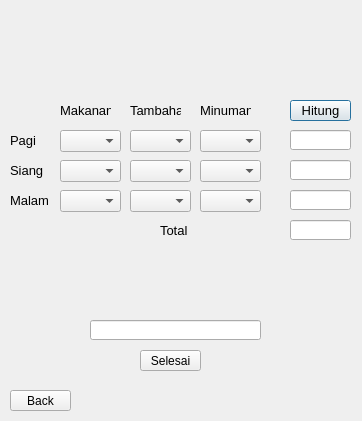
<?xml version="1.0" encoding="UTF-8"?>
<ui version="4.0">
 <class>Dialog</class>
 <widget class="QDialog" name="Dialog">
  <property name="geometry">
   <rect>
    <x>0</x>
    <y>0</y>
    <width>362</width>
    <height>421</height>
   </rect>
  </property>
  <property name="windowTitle">
   <string>Dialog</string>
  </property>
  <widget class="QPushButton" name="Hitung">
   <property name="geometry">
    <rect>
     <x>290</x>
     <y>100</y>
     <width>61</width>
     <height>21</height>
    </rect>
   </property>
   <property name="font">
    <font>
     <pointsize>10</pointsize>
    </font>
   </property>
   <property name="text">
    <string>Hitung</string>
   </property>
  </widget>
  <widget class="QLabel" name="label_2">
   <property name="geometry">
    <rect>
     <x>10</x>
     <y>130</y>
     <width>51</width>
     <height>21</height>
    </rect>
   </property>
   <property name="font">
    <font>
     <pointsize>10</pointsize>
    </font>
   </property>
   <property name="text">
    <string>Pagi</string>
   </property>
  </widget>
  <widget class="QLabel" name="label_3">
   <property name="geometry">
    <rect>
     <x>10</x>
     <y>160</y>
     <width>61</width>
     <height>21</height>
    </rect>
   </property>
   <property name="font">
    <font>
     <pointsize>10</pointsize>
    </font>
   </property>
   <property name="text">
    <string>Siang</string>
   </property>
  </widget>
  <widget class="QLabel" name="label_4">
   <property name="geometry">
    <rect>
     <x>10</x>
     <y>190</y>
     <width>61</width>
     <height>21</height>
    </rect>
   </property>
   <property name="font">
    <font>
     <pointsize>10</pointsize>
    </font>
   </property>
   <property name="text">
    <string>Malam</string>
   </property>
  </widget>
  <widget class="QLineEdit" name="Jum1">
   <property name="geometry">
    <rect>
     <x>290</x>
     <y>130</y>
     <width>61</width>
     <height>20</height>
    </rect>
   </property>
  </widget>
  <widget class="QLineEdit" name="Jum2">
   <property name="geometry">
    <rect>
     <x>290</x>
     <y>160</y>
     <width>61</width>
     <height>20</height>
    </rect>
   </property>
  </widget>
  <widget class="QLineEdit" name="Jum3">
   <property name="geometry">
    <rect>
     <x>290</x>
     <y>190</y>
     <width>61</width>
     <height>20</height>
    </rect>
   </property>
  </widget>
  <widget class="QLineEdit" name="Total">
   <property name="geometry">
    <rect>
     <x>290</x>
     <y>220</y>
     <width>61</width>
     <height>20</height>
    </rect>
   </property>
  </widget>
  <widget class="QLabel" name="label_5">
   <property name="geometry">
    <rect>
     <x>160</x>
     <y>220</y>
     <width>51</width>
     <height>21</height>
    </rect>
   </property>
   <property name="font">
    <font>
     <pointsize>10</pointsize>
    </font>
   </property>
   <property name="text">
    <string>Total</string>
   </property>
  </widget>
  <widget class="QLineEdit" name="Kesimpulan">
   <property name="geometry">
    <rect>
     <x>90</x>
     <y>320</y>
     <width>171</width>
     <height>20</height>
    </rect>
   </property>
  </widget>
  <widget class="QPushButton" name="Selesai">
   <property name="geometry">
    <rect>
     <x>140</x>
     <y>350</y>
     <width>61</width>
     <height>21</height>
    </rect>
   </property>
   <property name="text">
    <string>Selesai</string>
   </property>
  </widget>
  <widget class="QLabel" name="label_6">
   <property name="geometry">
    <rect>
     <x>-10</x>
     <y>0</y>
     <width>371</width>
     <height>421</height>
    </rect>
   </property>
   <property name="text">
    <string/>
   </property>
   <property name="pixmap">
    <pixmap>c5a1d6799a66b167c6262fd93798f057.jpg</pixmap>
   </property>
   <property name="scaledContents">
    <bool>true</bool>
   </property>
  </widget>
  <widget class="QLabel" name="label">
   <property name="geometry">
    <rect>
     <x>120</x>
     <y>250</y>
     <width>111</width>
     <height>61</height>
    </rect>
   </property>
   <property name="text">
    <string/>
   </property>
   <property name="pixmap">
    <pixmap>1.jpg</pixmap>
   </property>
   <property name="scaledContents">
    <bool>true</bool>
   </property>
  </widget>
  <widget class="QPushButton" name="Kembali">
   <property name="geometry">
    <rect>
     <x>10</x>
     <y>390</y>
     <width>61</width>
     <height>21</height>
    </rect>
   </property>
   <property name="text">
    <string>Back</string>
   </property>
  </widget>
  <widget class="QComboBox" name="Pagi">
   <property name="geometry">
    <rect>
     <x>60</x>
     <y>130</y>
     <width>61</width>
     <height>22</height>
    </rect>
   </property>
  </widget>
  <widget class="QComboBox" name="Siang">
   <property name="geometry">
    <rect>
     <x>60</x>
     <y>160</y>
     <width>61</width>
     <height>22</height>
    </rect>
   </property>
  </widget>
  <widget class="QComboBox" name="Malam">
   <property name="geometry">
    <rect>
     <x>60</x>
     <y>190</y>
     <width>61</width>
     <height>22</height>
    </rect>
   </property>
  </widget>
  <widget class="QComboBox" name="TambahanP">
   <property name="geometry">
    <rect>
     <x>130</x>
     <y>130</y>
     <width>61</width>
     <height>22</height>
    </rect>
   </property>
  </widget>
  <widget class="QComboBox" name="MinumanP">
   <property name="geometry">
    <rect>
     <x>200</x>
     <y>130</y>
     <width>61</width>
     <height>22</height>
    </rect>
   </property>
  </widget>
  <widget class="QComboBox" name="TambahanS">
   <property name="geometry">
    <rect>
     <x>130</x>
     <y>160</y>
     <width>61</width>
     <height>22</height>
    </rect>
   </property>
  </widget>
  <widget class="QComboBox" name="MinumanS">
   <property name="geometry">
    <rect>
     <x>200</x>
     <y>160</y>
     <width>61</width>
     <height>22</height>
    </rect>
   </property>
  </widget>
  <widget class="QComboBox" name="Tm">
   <property name="geometry">
    <rect>
     <x>130</x>
     <y>190</y>
     <width>61</width>
     <height>22</height>
    </rect>
   </property>
  </widget>
  <widget class="QComboBox" name="MinumanM">
   <property name="geometry">
    <rect>
     <x>200</x>
     <y>190</y>
     <width>61</width>
     <height>22</height>
    </rect>
   </property>
  </widget>
  <widget class="QLabel" name="label_7">
   <property name="geometry">
    <rect>
     <x>60</x>
     <y>100</y>
     <width>51</width>
     <height>21</height>
    </rect>
   </property>
   <property name="font">
    <font>
     <pointsize>10</pointsize>
    </font>
   </property>
   <property name="text">
    <string>Makanan</string>
   </property>
  </widget>
  <widget class="QLabel" name="label_9">
   <property name="geometry">
    <rect>
     <x>130</x>
     <y>100</y>
     <width>51</width>
     <height>21</height>
    </rect>
   </property>
   <property name="font">
    <font>
     <pointsize>10</pointsize>
    </font>
   </property>
   <property name="text">
    <string>Tambahan</string>
   </property>
  </widget>
  <widget class="QLabel" name="label_10">
   <property name="geometry">
    <rect>
     <x>200</x>
     <y>100</y>
     <width>51</width>
     <height>21</height>
    </rect>
   </property>
   <property name="font">
    <font>
     <pointsize>10</pointsize>
    </font>
   </property>
   <property name="text">
    <string>Minuman</string>
   </property>
  </widget>
  <zorder>label_6</zorder>
  <zorder>Hitung</zorder>
  <zorder>label_2</zorder>
  <zorder>label_3</zorder>
  <zorder>label_4</zorder>
  <zorder>Jum1</zorder>
  <zorder>Jum2</zorder>
  <zorder>Jum3</zorder>
  <zorder>Total</zorder>
  <zorder>label_5</zorder>
  <zorder>Kesimpulan</zorder>
  <zorder>Selesai</zorder>
  <zorder>label</zorder>
  <zorder>Kembali</zorder>
  <zorder>Pagi</zorder>
  <zorder>Siang</zorder>
  <zorder>Malam</zorder>
  <zorder>TambahanP</zorder>
  <zorder>MinumanP</zorder>
  <zorder>TambahanS</zorder>
  <zorder>MinumanS</zorder>
  <zorder>Tm</zorder>
  <zorder>MinumanM</zorder>
  <zorder>label_7</zorder>
  <zorder>label_9</zorder>
  <zorder>label_10</zorder>
 </widget>
 <resources>
  <include location="makanan.qrc"/>
 </resources>
 <connections/>
</ui>
